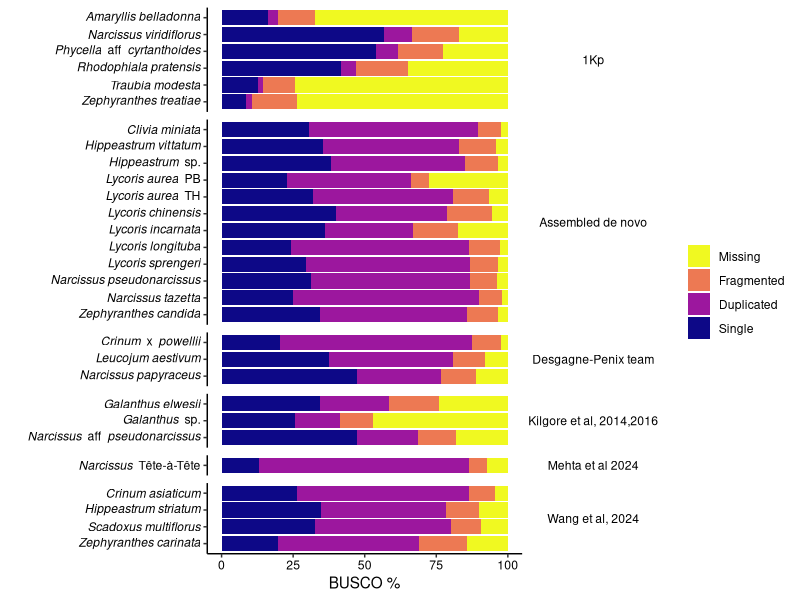
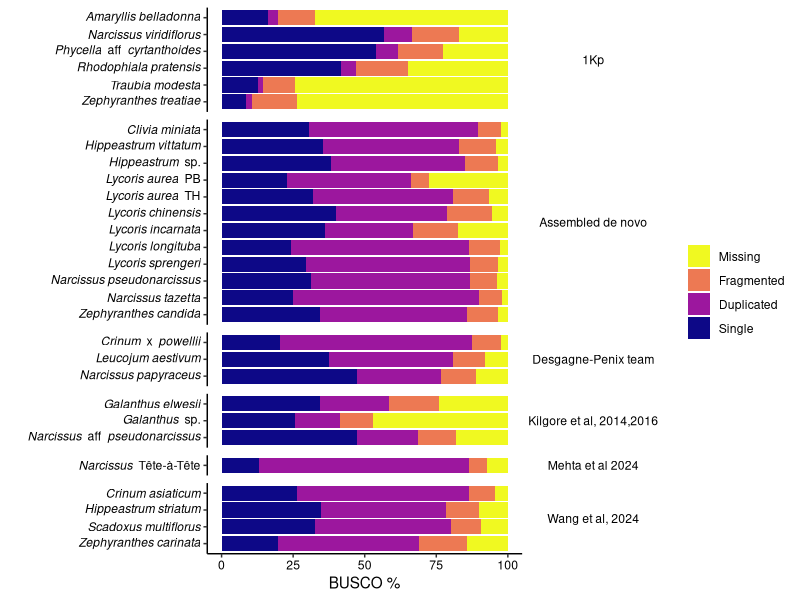

Write the R code that produced these figures, in order.
# busco plot

library(tidyverse)

formatted_species =
    function(character){
        character %>%
            gsub("_", " ", x=.) %>%
            gsub("(powelli|hybridum)", "x \\1", x=.) %>% 
	    gsub("(Narcissus) sp", "italic('\\1')~' Tête-à-Tête'", x=.) %>%
            gsub("(\\w+) sp$", "italic('\\1')~' sp.'", x=.) %>%
            gsub("(\\w+)( x | aff )(\\w+)",
                 "italic('\\1')~'\\2'~italic('\\3')", x=.) %>%
            gsub("^(\\w+ \\w+)$", "italic('\\1')", x=.) %>% 
            gsub("^(\\w+ \\w+) (PB|TH)$", "italic('\\1')~' \\2'", x=.)
    }

read_delim("Busco_summary.txt") %>% 
    mutate(Species = gsub(".fasta", "", Input_file) %>% 
               gsub("_", " ",  .),
           Species_formatted = Species %>% formatted_species) %>% 
    select(Species, Species_formatted, Single, Duplicated, Fragmented, Missing) %>% 
    pivot_longer(cols = -c(Species, Species_formatted),
                 names_to = "BUSCO", values_to = "Pct") %>% 
    mutate(BUSCO = factor(BUSCO, 
                          levels = c("Single", "Duplicated", 
                                     "Fragmented", "Missing")),
           Origin = case_when(Species %in% c("Amaryllis belladonna",
                                             "Narcissus viridiflorus",
                                             "Phycella aff cyrtanthoides",
                                             "Rhodophiala pratensis",
                                             "Traubia modesta",
                                             "Zephyranthes treatiae") ~
                                  "1Kp",
                              Species %in% c("Zephyranthes carinata",
                                             "Crinum asiaticum",
                                             "Hippeastrum striatum",
                                             "Scadoxus multiflorus") ~
                                  "Wang et al, 2024",
                              Species == "Narcissus sp" ~ "Mehta et al 2024",
			      Species %in% c("Narcissus papyraceus", "Leucojum aestivum",
                                             "Crinum powellii") ~
                                  "Desgagne-Penix team",
                              Species %in% c("Narcissus aff pseudonarcissus",
                                             "Galanthus sp",
                                             "Galanthus elwesii") ~
                                  "Kilgore et al, 2014,2016",
                              .default = "Assembled de novo")
    ) %>% 
    ggplot(aes(Pct, Species_formatted %>% fct_rev, fill = BUSCO %>% fct_rev)) + 
    geom_col() + 
    theme_classic() + 
        facet_grid(rows = vars(Origin), scales = "free_y",  
                   axes = "all_y", space = "free") + 
    scale_fill_viridis_d(option="plasma", direction = -1) + 
    labs(x = "BUSCO %", y = "", fill = "") +
    scale_y_discrete(labels = ggplot2:::parse_safe) +
    theme(axis.text = element_text(color = "black"),
	  legend.location = "panel",
	  strip.text.y = element_text(color = "black",
					angle = 0), 
	  strip.background = element_blank())

ggsave(paste0("/scratch/karencgs/busco_transcriptome/BUSCO_", Sys.Date(), ".svg"), 
width = 8, height = 8, units="in")
